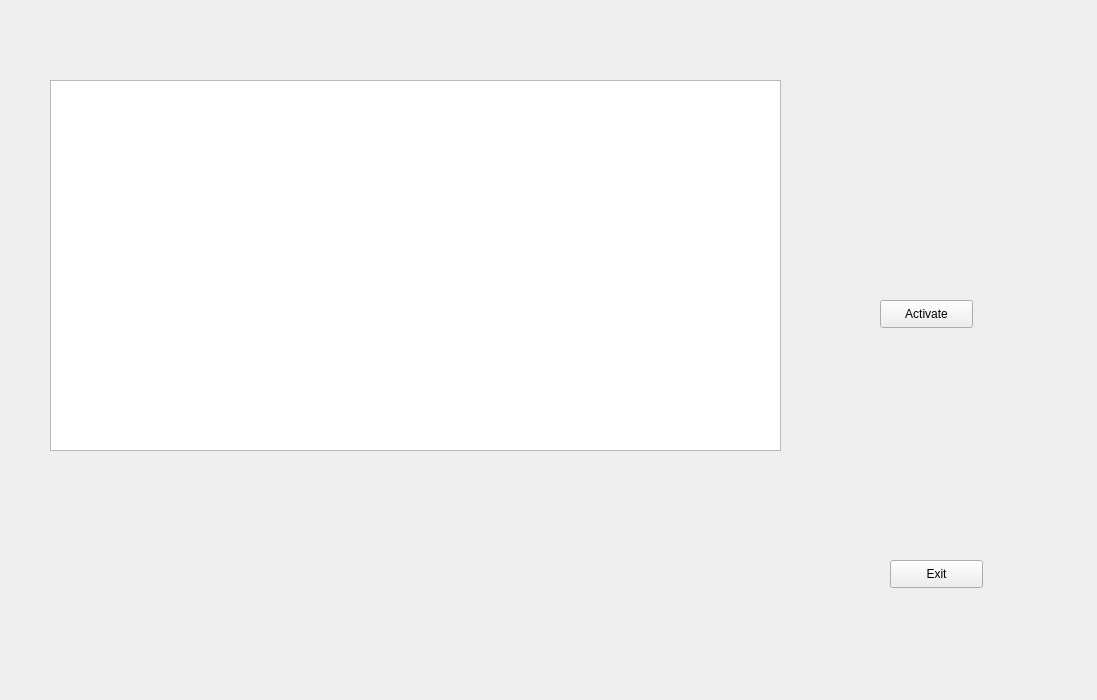
<?xml version="1.0" encoding="UTF-8"?>
<ui version="4.0">
 <class>FormArchive</class>
 <widget class="QWidget" name="FormArchive">
  <property name="geometry">
   <rect>
    <x>0</x>
    <y>0</y>
    <width>1097</width>
    <height>700</height>
   </rect>
  </property>
  <property name="windowTitle">
   <string>Form</string>
  </property>
  <widget class="QTableView" name="tableView">
   <property name="geometry">
    <rect>
     <x>50</x>
     <y>80</y>
     <width>731</width>
     <height>371</height>
    </rect>
   </property>
  </widget>
  <widget class="QPushButton" name="btnExit">
   <property name="geometry">
    <rect>
     <x>890</x>
     <y>560</y>
     <width>93</width>
     <height>28</height>
    </rect>
   </property>
   <property name="text">
    <string>Exit</string>
   </property>
  </widget>
  <widget class="QPushButton" name="btnActive">
   <property name="geometry">
    <rect>
     <x>880</x>
     <y>300</y>
     <width>93</width>
     <height>28</height>
    </rect>
   </property>
   <property name="text">
    <string>Activate</string>
   </property>
  </widget>
 </widget>
 <resources/>
 <connections/>
</ui>
